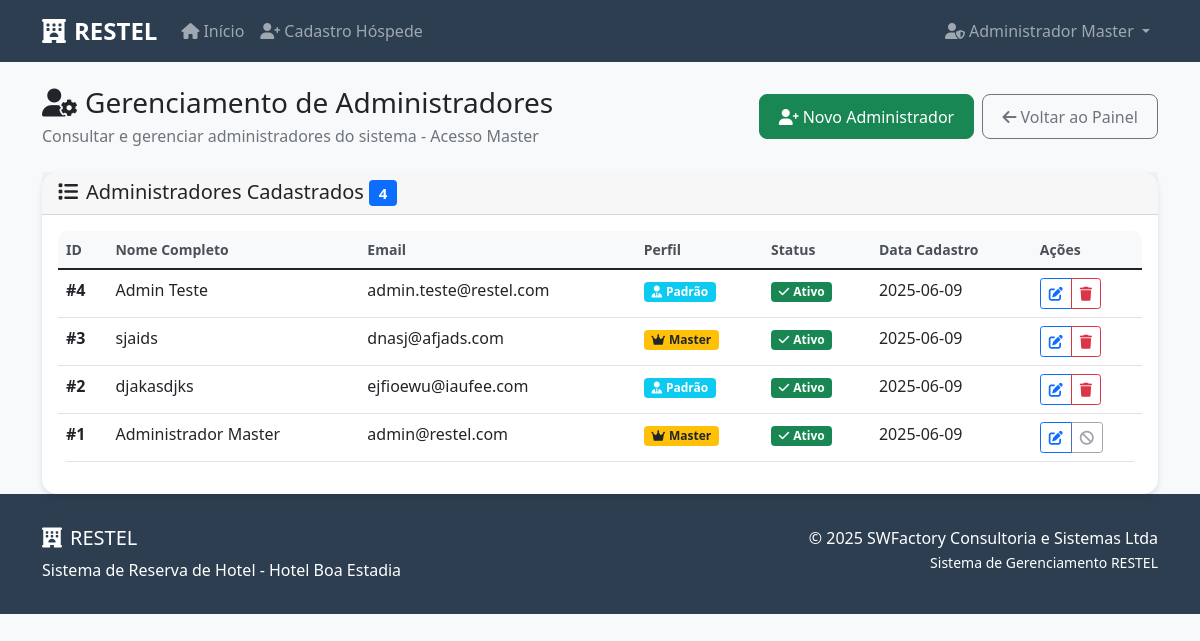
Page /admin/administradores (signed in) on the committed database.
### tables this page shows
CREATE TABLE administradores (
            id INTEGER PRIMARY KEY AUTOINCREMENT,
            nome_completo TEXT NOT NULL,
            email TEXT UNIQUE NOT NULL,
            senha TEXT NOT NULL,
            perfil TEXT NOT NULL CHECK(perfil IN ('Master', 'Padrão')),
            ativo BOOLEAN DEFAULT 1,
            data_cadastro TIMESTAMP DEFAULT CURRENT_TIMESTAMP
        );

### src/restel/app.py (the view)
@app.route('/admin/administradores')
def gerenciar_administradores():
    if 'admin_id' not in session or session.get('admin_perfil') != 'Master':
        flash('Acesso negado! Apenas administradores Master podem acessar esta área.', 'error')
        return redirect(url_for('painel_admin'))
    conn = get_db_connection()
    administradores = conn.execute('SELECT * FROM administradores ORDER BY data_cadastro DESC').fetchall()
    conn.close()
    return render_template('admin_administradores.html', administradores=administradores)

### src/restel/app.py (called while the page is built)
def get_db_connection():
    from flask import current_app
    db_path = current_app.config.get('DATABASE', DATABASE)
    conn = sqlite3.connect(db_path)
    conn.row_factory = sqlite3.Row
    return conn

### src/restel/templates/admin_administradores.html (shortened to what this page needs)
{% extends "base.html" %}
{% block content %}
<div class="container mt-4">
    <div class="row">
        <div class="col-12">
            <div class="d-flex justify-content-between align-items-center mb-4">
                <div>
                    <h1 class="h3 mb-1">
                        <i class="fas fa-user-cog me-2"></i>Gerenciamento de Administradores
                    </h1>
                    <p class="text-muted mb-0">Consultar e gerenciar administradores do sistema - Acesso Master</p>
                </div>
                <div class="d-flex gap-2">
                    <a href="{{ url_for('cadastro_administrador') }}" class="btn btn-success">
                        <i class="fas fa-user-plus me-1"></i>Novo Administrador
                    </a>
                    <a href="{{ url_for('painel_admin') }}" class="btn btn-outline-secondary">
                        <i class="fas fa-arrow-left me-1"></i>Voltar ao Painel
                    </a>
                </div>
            </div>
        </div>
    </div>
    <div class="row">
        <div class="col-12">
            <div class="card">
                <div class="card-header d-flex justify-content-between align-items-center">
                    <h5 class="mb-0">
                        <i class="fas fa-list me-2"></i>Administradores Cadastrados
                        <span class="badge bg-primary">{{ administradores|length }}</span>
                    </h5>
                </div>
                <div class="card-body">
                    {% if administradores %}
                        <div class="table-responsive">
                            <table class="table table-hover">
                                <thead class="table-dark">
                                    <tr>
                                        <th>ID</th>
                                        <th>Nome Completo</th>
                                        <th>Email</th>
                                        <th>Perfil</th>
                                        <th>Status</th>
                                        <th>Data Cadastro</th>
                                        <th>Ações</th>
                                    </tr>
                                </thead>
                                <tbody>
                                    {% for admin in administradores %}
                                    <tr>
                                        <td><strong>#{{ admin.id }}</strong></td>
                                        <td>{{ admin.nome_completo }}</td>
                                        <td>{{ admin.email }}</td>
                                        <td>
                                            {% if admin.perfil == 'Master' %}
                                                <span class="badge bg-warning text-dark">
                                                    <i class="fas fa-crown me-1"></i>Master
                                                </span>
                                            {% else %}
                                                <span class="badge bg-info">
                                                    <i class="fas fa-user-tie me-1"></i>Padrão
                                                </span>
                                            {% endif %}
                                        </td>
                                        <td>
                                            {% if admin.ativo %}
                                                <span class="badge bg-success">
                                                    <i class="fas fa-check me-1"></i>Ativo
                                                </span>
                                            {% else %}
                                                <span class="badge bg-danger">
                                                    <i class="fas fa-times me-1"></i>Inativo
                                                </span>
                                            {% endif %}
                                        </td>
                                        <td>{{ admin.data_cadastro.split(' ')[0] if admin.data_cadastro else 'N/A' }}</td>
                                        <td>
                                            <div class="btn-group btn-group-sm" role="group">
                                                <a href="{{ url_for('editar_administrador', admin_id=admin.id) }}"
                                                   class="btn btn-outline-primary" title="Editar">
                                                    <i class="fas fa-edit"></i>
                                                </a>
                                                {% if admin.ativo and admin.id != session.admin_id %}
                                                <button type="button" class="btn btn-outline-danger"
                                                        onclick="confirmarExclusao({{ admin.id }}, '{{ admin.nome_completo }}')"
                                                        title="Inativar">
                                                    <i class="fas fa-trash"></i>
                                                </button>
                                                {% elif admin.id == session.admin_id %}
                                                <button type="button" class="btn btn-outline-secondary"
                                                        title="Não é possível inativar sua própria conta" disabled>
                                                    <i class="fas fa-ban"></i>
                                                </button>
                                                {% endif %}
                                            </div>
                                        </td>
                                    </tr>
                                    {% endfor %}
                                </tbody>
                            </table>
                        </div>
                    {% else %}
                        <div class="text-center py-5">
                            <i class="fas fa-user-cog fa-3x text-muted mb-3"></i>
                            <h5 class="text-muted">Nenhum administrador encontrado</h5>
                            <p class="text-muted">Erro no sistema - deve haver pelo menos um administrador Master</p>
                        </div>
                    {% endif %}
                </div>
            </div>
        </div>
    </div>
</div>
{% endblock %}

### src/restel/templates/base.html (shortened to what this page needs)
<!DOCTYPE html>
<html lang="pt-BR">
<head>
    <link href="https://cdn.jsdelivr.net/npm/bootstrap@5.1.3/dist/css/bootstrap.min.css" rel="stylesheet">
    <link href="https://cdnjs.cloudflare.com/ajax/libs/font-awesome/6.0.0/css/all.min.css" rel="stylesheet">
    <link href="{{ url_for('static', filename='css/calendario.css') }}" rel="stylesheet">
</head>
<body>
    <nav class="navbar navbar-expand-lg navbar-dark" style="background-color: var(--primary-color);">
        <div class="container">
            <a class="navbar-brand" href="{{ url_for('index') }}">
                <i class="fas fa-hotel me-2"></i>RESTEL
            </a>
            <div class="collapse navbar-collapse" id="navbarNav">
                <ul class="navbar-nav me-auto">
                    <li class="nav-item">
                        <a class="nav-link" href="{{ url_for('index') }}">
                            <i class="fas fa-home me-1"></i>Início
                        </a>
                    </li>
                    <li class="nav-item">
                        <a class="nav-link" href="{{ url_for('cadastro_hospede') }}">
                            <i class="fas fa-user-plus me-1"></i>Cadastro Hóspede
                        </a>
                    </li>
                </ul>
                <ul class="navbar-nav">
                    {% if session.admin_id %}
                        <li class="nav-item dropdown">
                            <a class="nav-link dropdown-toggle" href="#" id="navbarDropdown" role="button" data-bs-toggle="dropdown">
                                <i class="fas fa-user-shield me-1"></i>{{ session.admin_nome }}
                            </a>
                        </li>
                    {% endif %}
                </ul>
            </div>
        </div>
    </nav>
    <main>
        {% block content %}{% endblock %}
    </main>
    <footer class="footer mt-auto">
        <div class="container">
            <div class="row">
                <div class="col-md-6">
                    <h5><i class="fas fa-hotel me-2"></i>RESTEL</h5>
                    <p class="mb-0">Sistema de Reserva de Hotel - Hotel Boa Estadia</p>
                </div>
                <div class="col-md-6 text-md-end">
                    <p class="mb-0">© 2025 SWFactory Consultoria e Sistemas Ltda</p>
                    <small>Sistema de Gerenciamento RESTEL</small>
                </div>
            </div>
        </div>
    </footer>
</body>
</html>

### static/css/calendario.css (style rules this page uses)
.table th { background-color: #f8f9fa; font-weight: 600; font-size: 0.875rem; color: #495057; }

### src/restel/templates/base.html (style rules this page uses)
:root { --primary-color: #2c3e50; --secondary-color: #3498db; --success-color: #27ae60; --danger-color: #e74c3c; --warning-color: #f39c12; --light-bg: #f8f9fa; }
body { font-family: 'Segoe UI', Tahoma, Geneva, Verdana, sans-serif; background-color: var(--light-bg); }
.navbar-brand { font-weight: bold; font-size: 1.5rem; }
.card { border: none; border-radius: 15px; box-shadow: 0 4px 6px rgba(0, 0, 0, 0.1); transition: transform 0.2s; }
.btn { border-radius: 8px; padding: 0.6rem 1.2rem; font-weight: 500; }
.table { border-radius: 10px; overflow: hidden; }
.footer { background-color: var(--primary-color); color: white; padding: 2rem 0; margin-top: 4rem; }

### rows in the picture
administradores: admin_nome "Administrador Master", id "1", nome_completo "Administrador Master", email "admin@restel.com", perfil "Master" (drawn), ativo True (drawn), data_cadastro "2025-06-09"
administradores: id "4", nome_completo "Admin Teste", email "admin.teste@restel.com", perfil "Padrão" (drawn), ativo True (drawn), data_cadastro "2025-06-09"
administradores: id "3", nome_completo "sjaids", email "dnasj@afjads.com", perfil "Master" (drawn), ativo True (drawn), data_cadastro "2025-06-09"
administradores: id "2", nome_completo "djakasdjks", email "ejfioewu@iaufee.com", perfil "Padrão" (drawn), ativo True (drawn), data_cadastro "2025-06-09"

### other values in the picture
{{ administradores|length }} "4"
